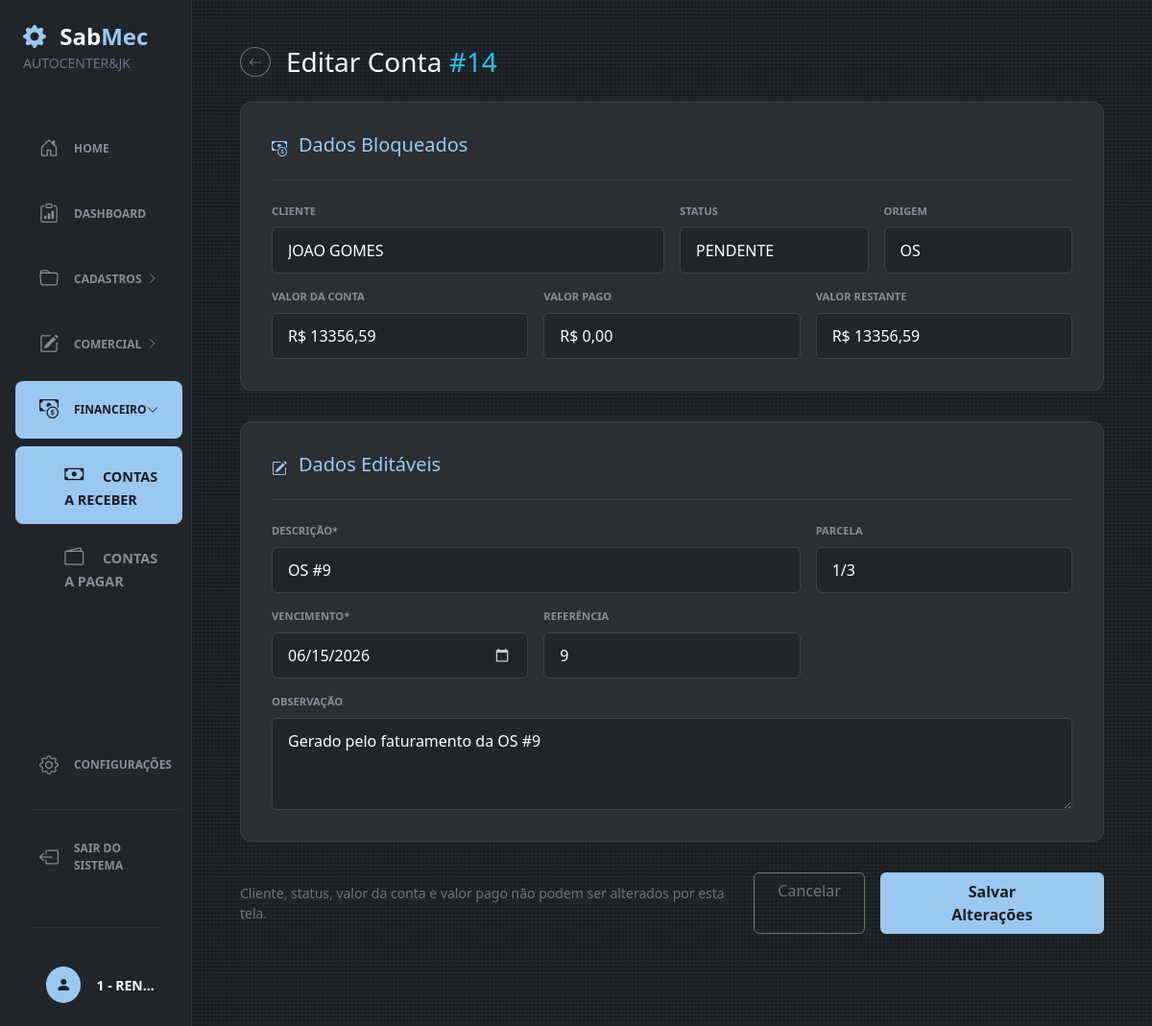
/contas-receber/14/editar (signed in), run on an earlier commit of the app's database.
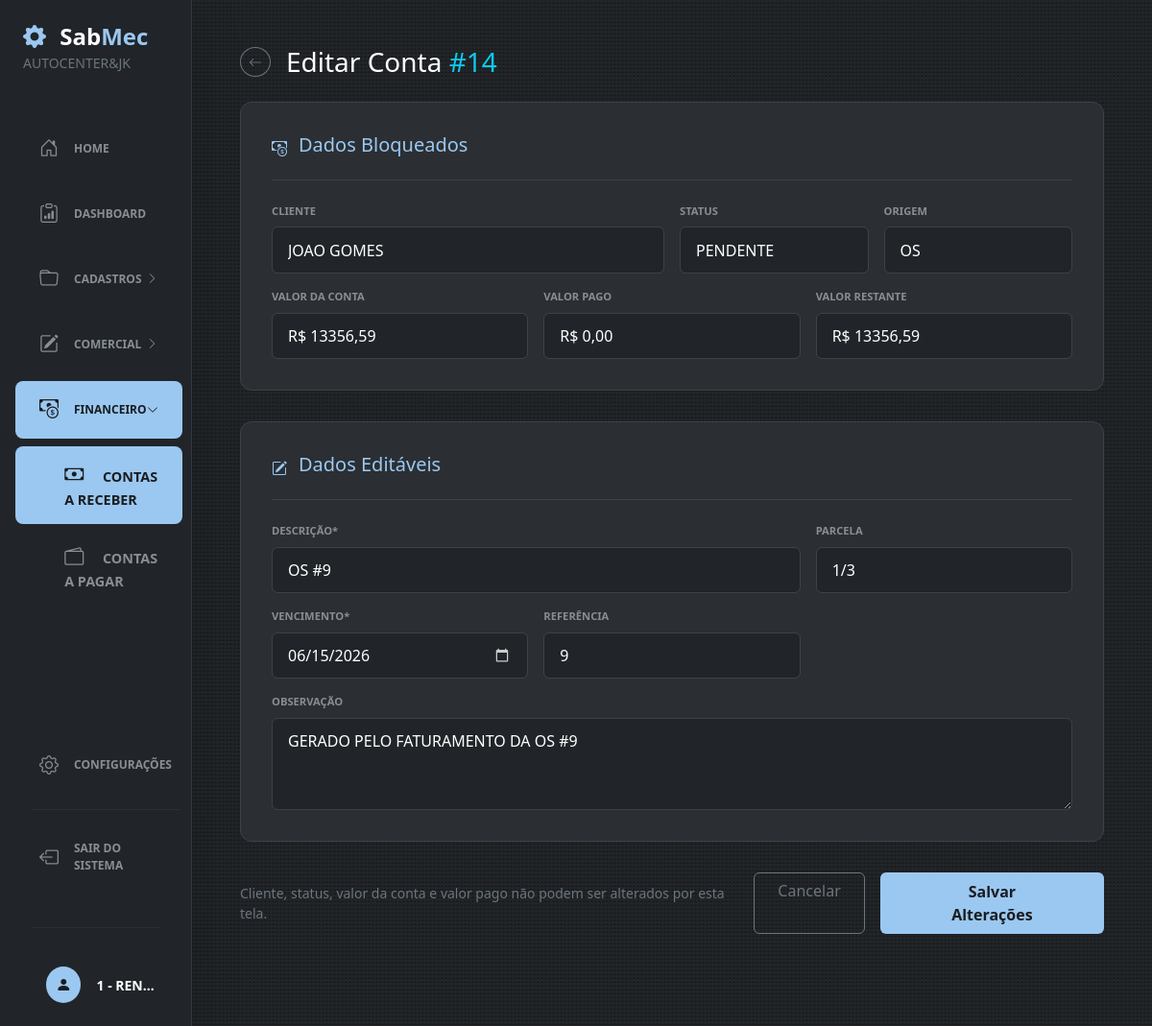
And on a later commit of the database.
### sabmec/models/contas_receber.py (models this page shows)
class ContaReceber(db.Model):
    __tablename__ = "contas_receber"
    id = db.Column(db.Integer, primary_key=True)
    cliente_id = db.Column(
        db.Integer,
        db.ForeignKey("pessoas.id"),
        nullable=False,
        index=True,
    )
    status_id = db.Column(
        db.Integer,
        db.ForeignKey("status.id"),
        nullable=False,
        index=True,
    )
    origem = db.Column(db.String(30), nullable=False, index=True)
    referencia_id = db.Column(db.Integer, index=True)
    descricao = db.Column(db.String(255), nullable=False)
    parcela = db.Column(db.String(20))
    valor = db.Column(db.Numeric(10, 2), nullable=False)
    vencimento = db.Column(db.Date, nullable=False, index=True)
    observacao = db.Column(db.Text)
    criado_em = db.Column(
        db.DateTime,
        default=datetime.utcnow,
        nullable=False,
    )
    cliente = db.relationship("Pessoa")
    status = db.relationship("Status")
    baixas = db.relationship(
        "ContaReceberBaixa",
        back_populates="conta_receber",
        cascade="all, delete-orphan",
    )
    __table_args__ = (
        db.Index("idx_contas_receber_origem_ref", "origem", "referencia_id"),
        db.Index("idx_contas_receber_status_vencimento", "status_id", "vencimento"),
        db.Index("idx_contas_receber_cliente_status", "cliente_id", "status_id"),
    )
    @property
    def status_situacao(self):
        return self.status.situacao if self.status else None
    @property
    def valor_pago(self):
        total = Decimal("0")
        for baixa in self.baixas:
            total += baixa.valor_pago or Decimal("0")
        return total
    @property
    def valor_restante(self):
        return (self.valor or Decimal("0")) - self.valor_pago

### sabmec/routes/financeiro/contas_receber_editar.py (the view, shortened to what this page needs)
@contas_receber_bp.route("/contas-receber/<int:id>/editar", methods=["GET", "POST"])
@login_required
def contas_receber_editar(id):
    conta = ContaReceber.query.get_or_404(id)
    return render_template(
        "financeiro/contas_receber_editar.html",
        conta=conta,
    )

### sabmec/__init__.py (called while the page is built)
@login_manager.user_loader
def load_usuario(id_usuario):
    return PessoaUsuario.query.get(int(id_usuario))

@app.context_processor
def inject_empresa_sidebar():
    filial = PessoaFilial.query.first()
    empresa = None
    if filial:
        empresa = Pessoa.query.get(
            filial.pessoa_id
        )
    return dict(
        empresa_sidebar=empresa
    )

### sabmec/templates/financeiro/contas_receber_editar.html (shortened to what the changed rows need)
{% extends 'bases/base.html' %}
{% block body %}
<div class="container-fluid py-5 px-4">
    <div class="content-wrapper">
        <div class="d-flex align-items-center gap-3 mb-4">
            <h3 class="text-white m-0">
                Editar Conta <span class="text-info">#{{ conta.id }}</span>
            </h3>
        </div>
        <form method="POST" action="{{ url_for('contas_receber.contas_receber_editar', id=conta.id) }}" novalidate>
            <div class="form-card">
                <div class="row g-3">
                    <div class="col-md-3">
                        <label class="form-label-custom">Origem</label>
                        <input type="text" class="form-control form-control-sabmec" value="{{ conta.origem or '---' }}" readonly>
                    </div>
                    <div class="col-md-4">
                        <label class="form-label-custom">Valor da Conta</label>
                        <input type="text" class="form-control form-control-sabmec" value="R$ {{ '%.2f'|format(conta.valor or 0)|replace('.', ',') }}" readonly>
                    </div>
                    <div class="col-md-4">
                        <label class="form-label-custom">Valor Restante</label>
                        <input type="text" class="form-control form-control-sabmec text-warning" value="R$ {{ '%.2f'|format(conta.valor_restante or 0)|replace('.', ',') }}" readonly>
                    </div>
                </div>
            </div>
            <div class="form-card mt-4">
                <div class="row g-3">
                    <div class="col-md-8">
                        <label class="form-label-custom">Descrição*</label>
                        <input type="text" name="descricao" class="form-control form-control-sabmec" value="{{ request.form.get('descricao', conta.descricao or '') }}" required>
                    </div>
                    <div class="col-md-4">
                        <label class="form-label-custom">Parcela</label>
                        <input type="text" name="parcela" class="form-control form-control-sabmec" value="{{ request.form.get('parcela', conta.parcela or '') }}">
                    </div>
                    <div class="col-md-4">
                        <label class="form-label-custom">Vencimento*</label>
                        <input type="date" name="vencimento" class="form-control form-control-sabmec" value="{{ request.form.get('vencimento', conta.vencimento.strftime('%Y-%m-%d') if conta.vencimento else '') }}" required>
                    </div>
                    <div class="col-md-4">
                        <label class="form-label-custom">Referência</label>
                        <input type="text" name="referencia_id" class="form-control form-control-sabmec" value="{{ request.form.get('referencia_id', conta.referencia_id or '') }}">
                    </div>
                    <div class="col-md-12">
                        <label class="form-label-custom">Observação</label>
                        <textarea name="observacao" class="form-control form-control-sabmec" rows="3">{{ request.form.get('observacao', conta.observacao or '') }}</textarea>
                    </div>
                </div>
            </div>
        </form>
    </div>
</div>
{% endblock %}

What changed in the data, as far as the page shows it:
changed ContaReceber "OS": observacao "Gerado pelo faturamento da OS #9" → "GERADO PELO FATURAMENTO DA OS #9"
